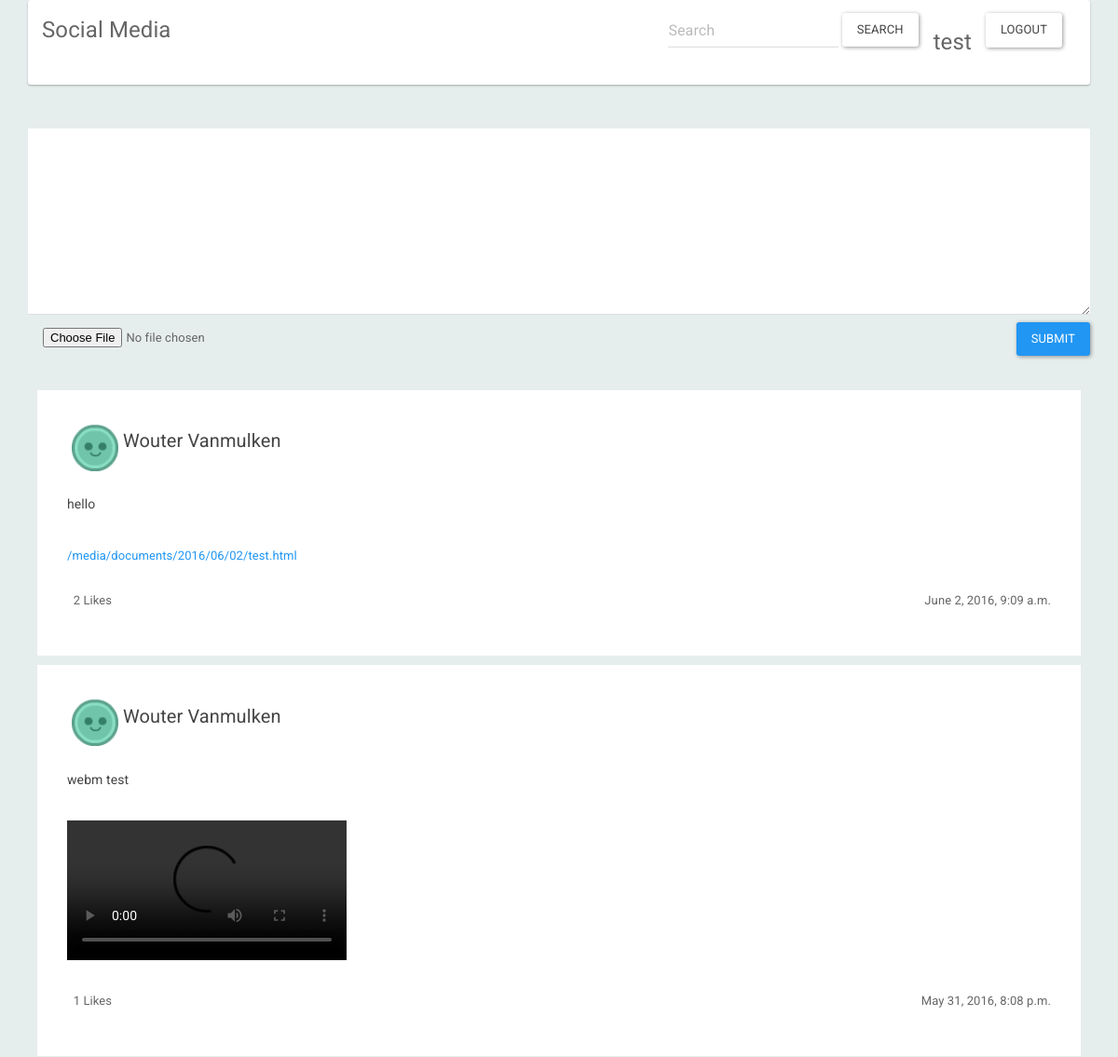
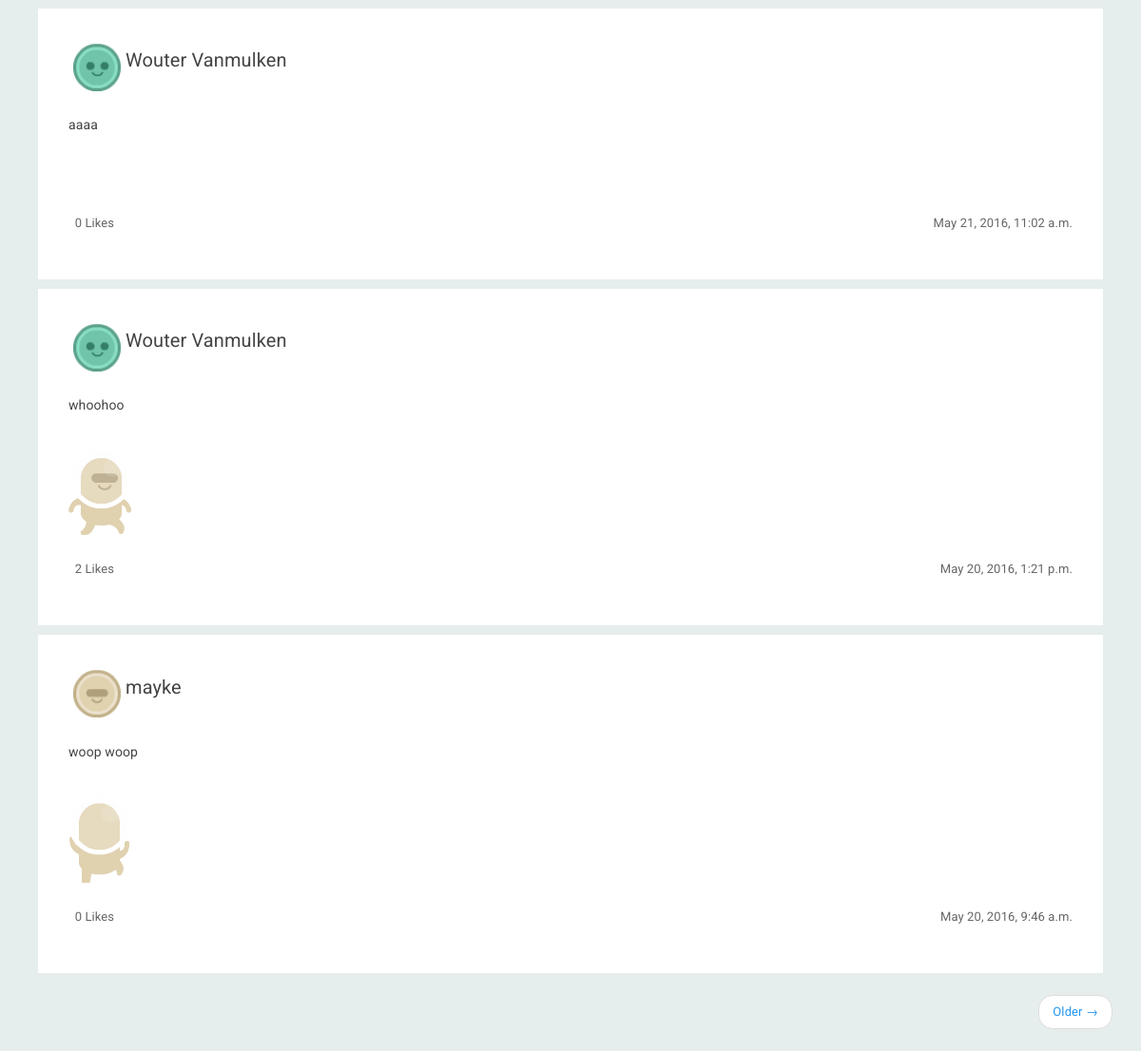
Screenshot of / (signed in) with the database file from the repository (2 pictures, top to bottom).
### FirstProjectRefactor/models.py (models this page shows, shortened)
class Post(models.Model):
    poster = models.ForeignKey(User, on_delete=models.CASCADE)
    text = models.CharField(max_length=200)
    file = models.CharField(max_length=400)
    pub_date = models.DateTimeField('date published', default=timezone.now)
    liked_list = models.CommaSeparatedIntegerField(max_length=200, default="")
    nr_of_likes = models.IntegerField(default=0)

class UserInfo(models.Model):
    user = models.OneToOneField(User, on_delete=models.CASCADE)
    friend_list = models.CommaSeparatedIntegerField(max_length=200)
    profile_pic = models.CharField(max_length=200, null=True)
    def __str__(self):
        if not self.user.first_name or not self.user.last_name:
            return self.user.username
        return self.user.first_name + " " + self.user.last_name

### FirstProjectRefactor/views.py (the view)
# urls.py: url(r'^', views.index2, name='index'),
@login_required
def index2(self):
    page = 1
    form = DocumentForm()
    likes = []
    for post in Post.objects.order_by('-pub_date')[:page * items_per_page]:
        if Like.objects.filter(post_id=post.id, user=self.user).count() > 0:
            likes.append(1)
        else:
            likes.append(0)
    return render_to_response(
        'index.html',
        {'form': form, 'likes': likes, 'latest_post_list': Post.objects.order_by('-pub_date')[:page * items_per_page]},
        context_instance=RequestContext(self)
    )

### FirstProjectRefactor/views.py
class DocumentForm(forms.Form):
    docfile = forms.FileField(
        label='Select a file',
        help_text='max. 42 megabytes'
    )

### templates/index.html (shortened to what this page needs)
{% extends 'base.html' %}
{% block content %}
    <form action="{% url 'new_post' %}" method="POST" enctype="multipart/form-data" class="form-group"
          xmlns="http://www.w3.org/1999/html">
        <textarea type="text" name="post_text" style="width: 100%;height: 200px;padding:16px;"></textarea>
        <br/>
        <div>
            <p style="float:left; text-align:right; clear:both; margin-top:5px; margin-left:16px">
                {{ form.docfile }}
            </p>
            <input placeholder="Whatcha thinking ?" type="submit" value="Submit" class="btn btn-primary"
                   style="float:right;"/>
        </div>
    </form>
    <br/>
    <br/>
    {% if latest_post_list %}
        {% for post in latest_post_list %}
            <div style="padding: 32px; margin:10px;background: white">
                <img src="{{ post.poster.userinfo.profile_pic }}" width="50px" height="50px" class="pull-left pad"
                     style="margin: 5px;"/>
                <a href="{% url 'profile' post.poster %}"><h5 class="pull-left">{{ post.poster.userinfo }}</h5></a>
                {% if user.id == post.poster.id %}
                    <form action="{% url 'del_post' post.id %}" method="POST" class="form-group">
                        {% csrf_token %}
                        <input type="submit" value="X" class="btn btn-danger pull-right"/>
                    </form>
                    <form action="{% url 'change_post' post.id %}" method="POST" class="form-group">
                        {% csrf_token %}
                        <br/>
                        <br/>
                        <span class="label label-primary" onclick="showDiv({{ post.id }})">Change</span>
                        <div id="div_change_post{{ post.id }}" style="display:none;">
                        <textarea type="text" name="change_text{{ post.id }}"
                                  style="width: 100%;height: 100px; padding:16px;">{{ post.text }} </textarea>
                            <input type="submit" value="Change" class="btn btn-danger pull-right"/>
                        </div>
                    </form>
                {% else %}
                    <br>
                    <br>
                    <br>
                {% endif %}
                <h6 id="post_text{{ post.id }}">{{ post.text }}</h6><br/>
                <div id="mediadiv{{ post.id }}">
                    <br/>
                    <br/>
                </div>
                <form action="{% url 'like' post.id %}" method="POST" class="form-group">
                    <h7 class="pull-right">{{ post.pub_date }}</h7>
                    <div >  &nbsp;  <span id="nr_post_likes_{{ post.id }}">{{ post.nr_of_likes }}</span> Likes</div>
                </form>
            </div>
        {% endfor %}
        <ul class="pager">
            {% if page > 1  %}
                <li class="previous"><a href="{% url  'aaa' page|add:"-1" %}">&larr; Newer</a></li>
                <li class="next"><a href="{% url  'aaa' page|add:"1" %}">Older &rarr;</a></li>
            {% else %}
                <li class="next"><a href="{% url  'aaa' page|add:"1" %}">Older &rarr;</a></li>
            {% endif %}
        </ul>
    {% else %}
        <p>No posts were available.</p>
    {% endif %}
{% endblock %}

### templates/base.html (shortened to what this page needs)
<!DOCTYPE html>
<html lang="en">
<head>
    {% load staticfiles %}
    <link rel="stylesheet" type="text/css" href="{% static 'bootstrapPaper.css' %}"/>
</head>
<body class="container" style="background: #E6EDED;">
<nav class="navbar navbar-default">
    <div class="container-fluid">
        <div class="navbar-header">
            <a class="navbar-brand" href="{% url 'index' %}">Social Media</a>
        </div>
        <div class="navbar-form pull-right" style="padding-left: 16px">
            {% if user.is_authenticated %}
                <a class="btn btn-default form-control" href="{% url 'logout' %}">Logout</a>
                <a class="navbar-brand" href="{% url 'profile' user.username %}">{{ user }}</a>
            {% else %}
                <a class="btn btn-default form-control" href="{% url 'login' %}">Login</a>
            {% endif %}
        </div>
        <div class="pull-right">
            <form class="navbar-form navbar-right " action="{% url 'search' %}" method="post">
                <input name="searchbar" type="text" class="form-control" placeholder="Search"/>
                <button type="submit" class="btn btn-default">Search</button>
            </form>
        </div>
    </div>
</nav>
<br/>
{% block content %}{% endblock %}
</body>
</html>

### rows the page displays
Post: poster.userinfo.profile_pic (picture), poster.userinfo "Wouter Vanmulken", text "hello", pub_date "June 2, 2016, 9:09 a.m.", nr_of_likes "2"
Post: poster.userinfo.profile_pic (picture), poster.userinfo "Wouter Vanmulken", text "webm test", pub_date "May 31, 2016, 8:08 p.m.", nr_of_likes "1"
Post: poster.userinfo.profile_pic (picture), poster.userinfo "Wouter Vanmulken", text "aaaa", pub_date "May 21, 2016, 11:02 a.m.", nr_of_likes "0"
Post: poster.userinfo.profile_pic (picture), poster.userinfo "Wouter Vanmulken", text "whoohoo", pub_date "May 20, 2016, 1:21 p.m.", nr_of_likes "2"
Post: poster.userinfo.profile_pic (picture), poster.userinfo "mayke", text "woop woop", pub_date "May 20, 2016, 9:46 a.m.", nr_of_likes "0"

### other values shown
{{ user }} "test"
